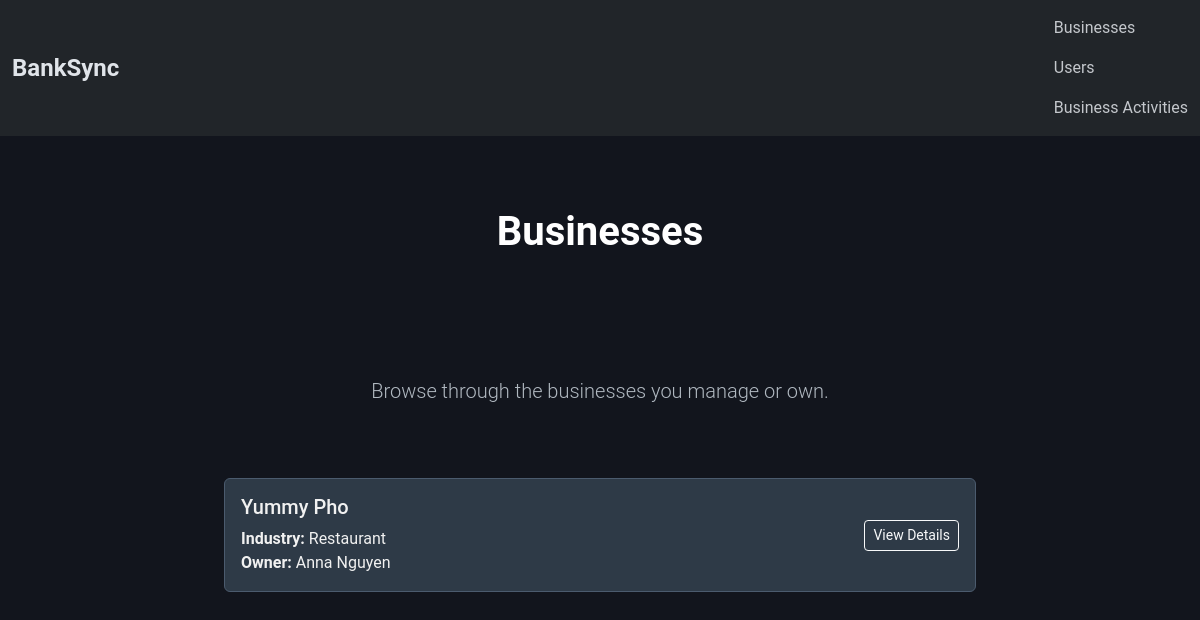
The app's page /bankrec/businesses/ with its own data.
### bankrec/models.py (models this page shows, shortened)
class Business(models.Model):
    name = models.CharField(max_length=100)
    person = models.ForeignKey(
        Person, related_name="businesses", on_delete=models.CASCADE
    )
    industry = models.CharField(max_length=100)  # i.e: Restaurants, Constructions,etc.
    address = models.CharField(max_length=200, blank=True, null=True)

class Person(models.Model):
    ROLES = [("individual", "Individual"), ("accountant", "Accountant")]
    first_name = models.CharField(max_length=100)
    last_name = models.CharField(max_length=100)
    email = models.EmailField(blank=True, null=True)
    address = models.TextField()
    role = models.CharField(max_length=20, choices=ROLES)

### bankrec/views.py (the view)
# urls.py: path("businesses/", BusinessListView.as_view(), name="business_list"),
class BusinessListView(ListView):
    model = Business
    template_name = "bankrec/business_list.html"
    context_object_name = "businesses"

### bankrec/templates/bankrec/business_list.html (shortened to what this page needs)
{% extends "bankrec/base.html" %}
{% block content %}
<div class="container mt-4">
    <h1 class="text-center">Businesses</h1>
    <p class="text-center lead">Browse through the businesses you manage or own.</p>
    {% if businesses|length == 0 %}
        <p class="text-center mt-4">No businesses found. Start by adding a new business!</p>
    {% else %}
        <ul class="list-group mt-4">
            {% for business in businesses %}
                <li class="list-group-item d-flex justify-content-between align-items-center">
                    <div>
                        <h5>{{ business.name }}</h5>
                        <p class="mb-0"><strong>Industry:</strong> {{ business.industry }}</p>
                        <p class="mb-0"><strong>Owner:</strong> {{ business.person.first_name }} {{ business.person.last_name }}</p>
                    </div>
                    <a href="{% url 'business_detail' business.id %}" class="btn btn-outline-light btn-sm">View Details</a>
                </li>
            {% endfor %}
        </ul>
    {% endif %}
</div>
{% endblock %}

### static/styles.css (style rules this page uses)
body { background-color: #12151d; color: #e0e4e9; font-family: 'Roboto', sans-serif; margin: 0; padding: 0; }
li { list-style-type: none; }
.text-center { padding: 3rem 1rem; }
.lead { font-size: 1.25rem; color: #b0b8c0; }
.container { max-width: 800px; margin: 0 auto; }
h1 { color: #fff; font-weight: 700; margin-bottom: 1.5rem; }
.list-group-item { background-color: #2e3a47; border: 1px solid #4b5b6e; border-radius: 8px; padding: 1rem; margin-bottom: 1rem; transition: all 0.2s ease-in-out; color: #f1f1f1; }

### records on screen
Business: name "Yummy Pho", industry "Restaurant", person.first_name "Anna", person.last_name "Nguyen"
